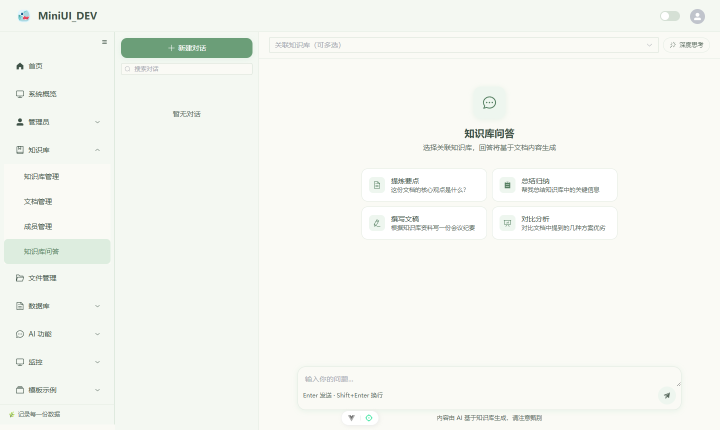
#> input picture code/frontend/vue3/_chat_desktop.png, 1440 x 860 px, found by its file name (shown at 1/2 size)
$ python _pix_analyze.py
#> lines starting #> are read from the running program, lines starting #| are printed output that depends on the picture
# -*- coding: utf-8 -*-
"""聊天界面截图像素采样分析（纯 PIL + 标准库，不读图仅采像素）"""

from PIL import Image
from collections import Counter

BASE = r'd:\a0_wx\ITILD\codebiu\code\frontend\vue3'

PALE_GREEN = (244, 248, 242)   # f4f8f2 会话列表背景
CREAM = (250, 250, 245)        # fafaf5 消息区背景
BTN_GREEN = (107, 158, 120)    # 6b9e78 绿色按钮


def dist(p, t):
    return abs(p[0] - t[0]) + abs(p[1] - t[1]) + abs(p[2] - t[2])


def lum(p):
    return (p[0] * 299 + p[1] * 587 + p[2] * 114) // 1000


def crop_data(img, box):
    w = box[2] - box[0]
    return list(img.crop(box).getdata()), w, box[3] - box[1]


def fmt(c):
    return '#%02x%02x%02x' % c


def main_color(data, tol=6, top=5):
    """量化统计主色"""
    c = Counter()
    for p in data:
        c[(p[0] // tol * tol, p[1] // tol * tol, p[2] // tol * tol)] += 1
    n = len(data)
    return [(col, cnt, round(cnt * 100.0 / n, 1)) for col, cnt in c.most_common(top)]


def near_bbox(data, w, h, target, tol=50, ox=0, oy=0):
    """接近目标色的像素边界框（输出绝对坐标）"""
    xs, ys = [], []
    for i, p in enumerate(data):
        if dist(p, target) <= tol:
            xs.append(i % w + ox)
            ys.append(i // w + oy)
    if not xs:
        return None
    return dict(x0=min(xs), y0=min(ys), x1=max(xs), y1=max(ys), n=len(xs))


def dark_bbox(data, w, h, limit=170, ox=0, oy=0):
    """暗色文字像素边界框"""
    xs, ys = [], []
    for i, p in enumerate(data):
        if (p[0] + p[1] + p[2]) // 3 < limit:
            xs.append(i % w + ox)
            ys.append(i // w + oy)
    if not xs:
        return None
    return dict(x0=min(xs), y0=min(ys), x1=max(xs), y1=max(ys), n=len(xs))


def white_bbox(data, w, h, ox=0, oy=0):
    """接近纯白的像素边界框（排除米白背景 250,250,245）"""
    xs, ys = [], []
    for i, p in enumerate(data):
        if p[0] >= 252 and p[1] >= 252 and p[2] >= 250:
            xs.append(i % w + ox)
            ys.append(i // w + oy)
    if not xs:
        return None
    return dict(x0=min(xs), y0=min(ys), x1=max(xs), y1=max(ys), n=len(xs))


def count_blue(data):
    """蓝色主导像素数量（用于排查蓝色主题）"""
    n = 0
    for r, g, b in data:
        if b > r + 25 and b > g + 15 and b > 80:
            n += 1
    return n


def row_profile(data, w, h, bg, thresh=18):
    """每行非背景像素比例"""
    prof = []
    for y in range(h):
        base = y * w
        cnt = 0
        for i in range(base, base + w):
            p = data[i]
            if abs(p[0] - bg[0]) + abs(p[1] - bg[1]) + abs(p[2] - bg[2]) > thresh:
                cnt += 1
        prof.append(cnt / w)
    return prof


def col_profile(data, w, h, bg, thresh=18):
    """每列非背景像素比例"""
    prof = []
    for x in range(w):
        cnt = 0
        for y in range(h):
            p = data[y * w + x]
            if abs(p[0] - bg[0]) + abs(p[1] - bg[1]) + abs(p[2] - bg[2]) > thresh:
                cnt += 1
        prof.append(cnt / h)
    return prof


def col_profile_white(data, w, h):
    """每列接近纯白的像素比例（用于定位白色卡片）"""
    prof = []
    for x in range(w):
        cnt = 0
        for y in range(h):
            p = data[y * w + x]
            if p[0] >= 252 and p[1] >= 252 and p[2] >= 250:
                cnt += 1
        prof.append(cnt / h)
    return prof


def segments(prof, min_len=4, ratio=0.015):
    """把投影切分为内容段"""
    segs, start = [], None
    for i, v in enumerate(prof):
        if v > ratio and start is None:
            start = i
        elif v <= ratio and start is not None:
            if i - start >= min_len:
                segs.append((start, i - 1))
            start = None
    if start is not None and len(prof) - start >= min_len:
        segs.append((start, len(prof) - 1))
    return segs


def analyze_desktop():
    img = Image.open(BASE + r'\_chat_desktop.png').convert('RGB')
#> img is the input picture: PIL image 1440x860 RGB; mean R, G, B 244.4, 246.7, 241.1
    w, h = img.size
#> w = 1440; h = 860
    print(f'===== 图1 桌面版 {w}x{h} =====')
#| ===== 图1 桌面版 1440x860 =====

    # -- 1. 左栏背景（期望淡绿 f4f8f2）
    d, _, _ = crop_data(img, (0, 0, 288, h))
#> d = 247680 items
    print('[左栏 0-288] 主色:', [(fmt(c), n, f'{p}%') for c, n, p in main_color(d)])
#> after the loop in main_color, `for p in data:`: c = 569 items
#> in main_color, `n = len(data)`: n = 247680
#| [左栏 0-288] 主色: [('#f0f6f0', 190049, '76.7%'), ('#f6f6f0', 33892, '13.7%'), ('#d8eade', 10051, '4.1%'), ('#3c4e48', 1844, '0.7%'), ('#669c78', 1756, '0.7%')]

    # -- 2. 主区背景（期望米白 fafaf5）
    d, _, _ = crop_data(img, (340, 80, 1430, 680))
#> d = 654000 items
    print('[主区中部] 主色:', [(fmt(c), n, f'{p}%') for c, n, p in main_color(d)])
#| [主区中部] 主色: [('#f6f6f0', 473597, '72.4%'), ('#f0f6f0', 95338, '14.6%'), ('#fcfcfc', 53469, '8.2%'), ('#eaf6ea', 7260, '1.1%'), ('#669c78', 5409, '0.8%')]

    # -- 3. 左栏边界扫描（y=430 行，x 260-330）
    cols = [(x, fmt(img.getpixel((x, 430)))) for x in range(260, 332, 4)]
#> cols = 18 items, first 6: (260, '#f4f8f2'), (264, '#f4f8f2'), (268, '#f4f8f2'), (272, '#f4f8f2'), (276, '#f4f8f2'), (280, '#f4f8f2')
    print('[边界扫描 y=430]:', cols)
#> (printed output is left out)

    # -- 4. 新建按钮（左栏顶部绿色块）
    d, cw, ch = crop_data(img, (8, 30, 288, 180))
#> d = 42000 items; cw = 280; ch = 150
    bb = near_bbox(d, cw, ch, BTN_GREEN, 55, ox=8, oy=30)
#> the loop in near_bbox, `for i, p in enumerate(data):` made 42000 passes
#> p on passes 1 to 3: (244, 248, 242), (244, 248, 242), (244, 248, 242)
#> after the loop in near_bbox, `for i, p in enumerate(data):`: xs = 1847 values, max 287 at index 37, min 33 at index 1818, mean 259.9; ys = 1847 values from 36 to 138
#> bb = {'x0': 33, 'y0': 36, 'x1': 287, 'y1': 138, 'n': 1847}
    print('[新建按钮] 绿色bbox:', bb)
#| [新建按钮] 绿色bbox: {'x0': 33, 'y0': 36, 'x1': 287, 'y1': 138, 'n': 1847}

    # -- 5. 发送按钮（底部绿色圆）
    d, cw, ch = crop_data(img, (850, 690, 1440, 860))
#> d = 100300 items; cw = 590; ch = 170
    bb = near_bbox(d, cw, ch, BTN_GREEN, 55, ox=850, oy=690)
#> bb = {'x0': 875, 'y0': 785, 'x1': 1339, 'y1': 837, 'n': 16}
    print('[发送按钮] 绿色bbox:', bb)
#| [发送按钮] 绿色bbox: {'x0': 875, 'y0': 785, 'x1': 1339, 'y1': 837, 'n': 16}

    # -- 6. 输入卡片（底部白色块）
    wb = white_bbox(d, cw, ch, ox=850, oy=690)
#> after the loop in white_bbox, `for i, p in enumerate(data):`: xs = [1360, 1359, 1358, 1357, 1356, 1360, 1355, 1359]; ys = [766, 767, 768, 769, 770, 770, 771, 771]
#> wb = {'x0': 1355, 'y0': 766, 'x1': 1360, 'y1': 771, 'n': 8}
    print('[输入卡片] 白色bbox:', wb)
#| [输入卡片] 白色bbox: {'x0': 1355, 'y0': 766, 'x1': 1360, 'y1': 771, 'n': 8}

    # -- 7. 蓝色主题排查（缩到 1/3 采样）
    small = img.resize((w // 3, h // 3))
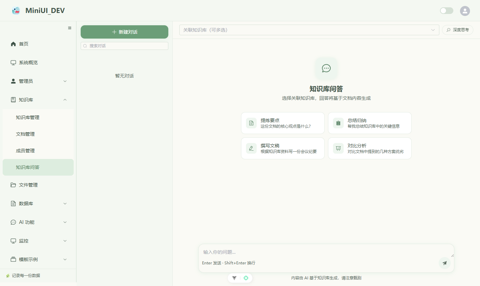
#> small: PIL image 480x286 RGB; mean R, G, B 244.4, 246.7, 241.1
    sd = list(small.getdata())
#> sd = 137280 items
    nb = count_blue(sd)
#> the loop in count_blue, `for r, g, b in data:` made 137280 passes
#> n on pass 3855: 1
#> after the loop in count_blue, `for r, g, b in data:`: n = 3
#> nb = 3
    print(f'[全图] 蓝色像素: {nb}/{len(sd)} = {nb * 100.0 / len(sd):.2f}%')
#| [全图] 蓝色像素: 3/137280 = 0.00%

    # -- 8. 问候语（中部暗色文字）
    d, cw, ch = crop_data(img, (400, 140, 1300, 400))
#> d = 234000 items; cw = 900; ch = 260
    db = dark_bbox(d, cw, ch, ox=400, oy=140)
#> after the loop in dark_bbox, `for i, p in enumerate(data):`: xs = 3977 values, max 1198 at index 3868, min 400 at index 156, mean 973.9; ys = 3977 values from 193 to 385
#> db = {'x0': 400, 'y0': 193, 'x1': 1198, 'y1': 385, 'n': 3977}
    print('[问候语区] 暗色文字bbox:', db)
#| [问候语区] 暗色文字bbox: {'x0': 400, 'y0': 193, 'x1': 1198, 'y1': 385, 'n': 3977}

    # -- 9. 内容区行投影（定位问候语/卡片/消息行段）
    d, cw, ch = crop_data(img, (300, 70, 1430, 690))
#> d = 700600 items; cw = 1130; ch = 620
    mc = main_color(d)[0][0]
#> mc = (246, 246, 240)
    print('[内容区] 实测背景:', fmt(mc))
#| [内容区] 实测背景: #f6f6f0
    prof = row_profile(d, cw, ch, mc, 18)
#> the loop in row_profile, `for y in range(h):` made 620 passes
#> base on passes 1 to 3: 0, 1130, 2260
#> after the loop in row_profile, `for y in range(h):`: prof = 620 values, max 0.98 at index 46, min 0.000885 at index 0, mean 0.114
    print('[内容区] 行段(y+70):', segments(prof, min_len=5, ratio=0.012))
#> the loop in segments, `for i, v in enumerate(prof):` made 620 passes
#> v on passes 1 to 12: 0.000885, 0.000885, 0.000885, 0.000885, 0.688, 0.0681, 0.183, 0.183, 0.184, 0.185, 0.186, 0.185
#> after the loop in segments, `for i, v in enumerate(prof):`: segs = [(4, 47), (152, 163), (187, 206), (219, 230), (267, 332), (343, 408)]
#| [内容区] 行段(y+70): [(4, 47), (152, 163), (187, 206), (219, 230), (267, 332), (343, 408)]

    # -- 10. 内容区白色卡片列段（2x2 卡片检测）
    wprof = col_profile_white(d, cw, ch)
#> after the loop in col_profile_white, `for x in range(w):`: prof = 1130 values, max 0.206 at index 433, min 0 at index 0, mean 0.0763
#> wprof has the same summary as prof in col_profile_white
    print('[内容区] 白色列段(x+300):', segments(wprof, min_len=25, ratio=0.30))
#> the loop in segments (call 2), `for i, v in enumerate(prof):` made 1130 passes
#| [内容区] 白色列段(x+300): []

    # -- 11. 顶栏内容（知识库下拉 + 深度思考胶囊）
    d, cw, ch = crop_data(img, (288, 0, 1440, 70))
#> d = 80640 items; cw = 1152; ch = 70
    mct = main_color(d)[0][0]
#> mct = (240, 246, 240)
    print('[顶栏] 实测背景:', fmt(mct))
#| [顶栏] 实测背景: #f0f6f0
    cprof = col_profile(d, cw, ch, mct, 16)
#> after the loop in col_profile, `for x in range(w):`: prof = 1152 values, max 0.529 at index 1102, min 0.0143 at index 0, mean 0.101
#> cprof has the same summary as prof in col_profile
    print('[顶栏] 内容列段(x+288):', segments(cprof, min_len=8, ratio=0.02))
#| [顶栏] 内容列段(x+288): [(229, 1151)]
    tb = dark_bbox(d, cw, ch, 150, ox=288, oy=0)
    print('[顶栏] 暗色文字bbox:', tb)
#| [顶栏] 暗色文字bbox: None

    # -- 12. 左栏会话列表内容
    d, cw, ch = crop_data(img, (0, 0, 288, h))
#> d = 247680 items; cw = 288; ch = 860
    mcl = main_color(d)[0][0]
#> mcl = (240, 246, 240)
    lprof = row_profile(d, cw, ch, mcl, 16)
#> the loop in row_profile (call 2), `for y in range(h):` made 860 passes
#> base on passes 1 to 3: 0, 288, 576
#> lprof = 860 values, max 1 at index 63, min 0 at index 0, mean 0.229
    print('[左栏] 行段:', segments(lprof, min_len=6, ratio=0.015))
#| [左栏] 行段: [(20, 44), (76, 115), (126, 149), (181, 195), (237, 251), (292, 307), (328, 527), (549, 562), (604, 619), (661, 675), (717, 731), (772, 786), (823, 833), (849, 859)]

    # -- 13. 底部输入区上方（检查建议卡片与输入框间距/重叠）
    d, cw, ch = crop_data(img, (300, 660, 1430, 710))
#> d = 56500 items; cw = 1130; ch = 50
    mc2 = main_color(d)[0][0]
#> mc2 = (246, 246, 240)
    prof2 = row_profile(d, cw, ch, mc2, 16)
#> prof2 = 50 values from 0.000885 to 0.000885
    print('[y660-710 过渡区] 行段(y+660):', segments(prof2, min_len=4, ratio=0.02))
#| [y660-710 过渡区] 行段(y+660): []


def analyze_mobile():
    img = Image.open(BASE + r'\_chat_mobile_drawer.png').convert('RGB')
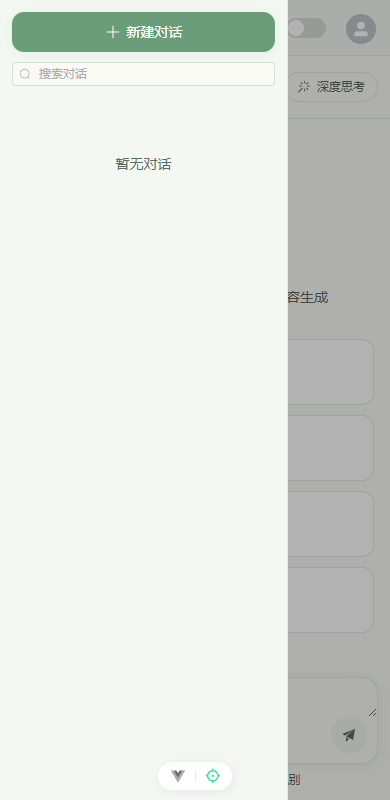
#> input picture code/frontend/vue3/_chat_mobile_drawer.png, 390 x 800 px, found by its file name
#> img is the input picture: PIL image 390x800 RGB; mean R, G, B 221, 225.6, 219.4
    w, h = img.size
#> w = 390; h = 800
    print(f'===== 图2 移动端 {w}x{h} =====')
#| ===== 图2 移动端 390x800 =====
    data = list(img.getdata())
#> data = 312000 items

    # -- 1. 逐列平均亮度（行步进 2 采样）
    lums = []
    for x in range(w):
        s = n = 0
        for y in range(0, h, 2):
            s += lum(data[y * w + x])
            n += 1
        lums.append(s // n)
#> after the loop, lums = 390 values, max 245 at index 0, min 169 at index 373, mean 222.7
    print('[列亮度 x:0..390 step15]:', [(x, lums[x]) for x in range(0, w, 15)])
#> (printed output is left out)

    # -- 2. 抽屉边界：亮度从亮(>210)突降到暗(<190)
    edge = None
    for x in range(5, w - 6):
        if lums[x] > 210 and lums[x + 5] < 190:
            edge = x
            break
    print('[抽屉边界估计]:', edge)
#| [抽屉边界估计]: 283

    if edge:
        # -- 3. 抽屉区主色 + 新建按钮
        d, cw, ch = crop_data(img, (0, 0, edge, h))
#> d = 226400 items; cw = 283; ch = 800
        print('[抽屉区] 主色:', [(fmt(c), n, f'{p}%') for c, n, p in main_color(d)])
#| [抽屉区] 主色: [('#f0f6f0', 203036, '89.7%'), ('#669c78', 9868, '4.4%'), ('#f6f6f0', 5330, '2.4%'), ('#eaf0ea', 2183, '1.0%'), ('#fcfcfc', 1786, '0.8%')]
        dg, cwg, chg = crop_data(img, (0, 20, edge, 260))
#> dg = 67920 items; cwg = 283; chg = 240
        bb = near_bbox(dg, cwg, chg, BTN_GREEN, 55, ox=0, oy=20)
        print('[抽屉顶部] 绿色按钮bbox:', bb)
#| [抽屉顶部] 绿色按钮bbox: {'x0': 12, 'y0': 20, 'x1': 274, 'y1': 51, 'n': 7862}
        # 抽屉内容行段
        mcd = main_color(d)[0][0]
        lprof = row_profile(d, cw, ch, mcd, 16)
        print('[抽屉区] 行段:', segments(lprof, min_len=6, ratio=0.015))
#| [抽屉区] 行段: [(12, 51), (62, 85), (158, 169), (762, 789)]

        # -- 4. 遮罩区（半透明黑）
        dm, _, _ = crop_data(img, (min(edge + 15, w - 1), 0, w, h))
        avg = sum(lum(p) for p in dm) // len(dm)
        bright = sum(1 for p in dm if lum(p) > 215)
        print('[遮罩区] 主色:', [(fmt(c), n, f'{p}%') for c, n, p in main_color(dm, tol=8, top=3)],
              '平均亮度:', avg, f'亮色占比: {bright * 100.0 / len(dm):.1f}%')
#| [遮罩区] 主色: [('#a8a8a8', 50025, '68.0%'), ('#b0b0b0', 19095, '25.9%'), ('#98a098', 1245, '1.7%')] 平均亮度: 173 亮色占比: 0.0%
    else:
        print('!! 未检测到抽屉/遮罩亮度分界')

    # -- 5. 蓝色主题排查
    nb = count_blue(data)
    print(f'[全图] 蓝色像素: {nb}/{len(data)} = {nb * 100.0 / len(data):.2f}%')
#| [全图] 蓝色像素: 338/312000 = 0.11%


if __name__ == '__main__':
    analyze_desktop()
    print()
    analyze_mobile()
